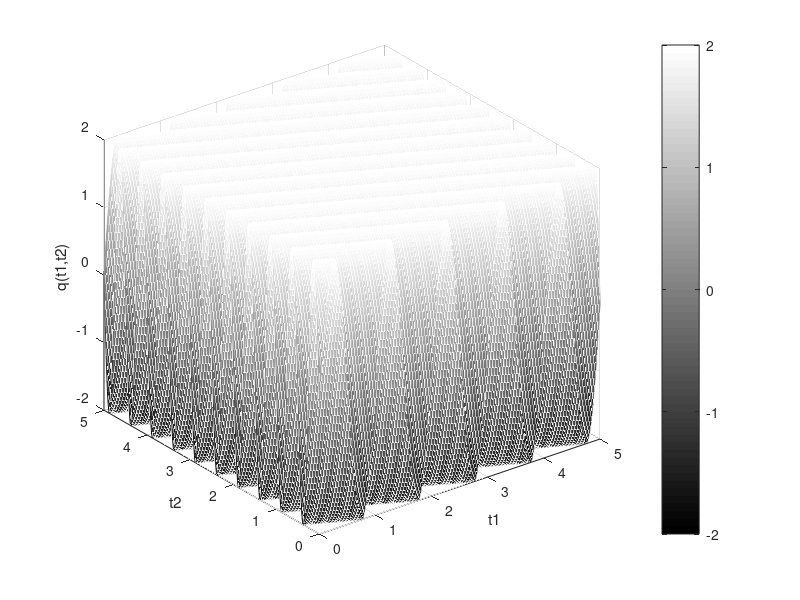

Here is the MATLAB script that generated this plot:
t1 = [0:.01:5]
t2 = [0:.01:5]
    q = zeros(length(t1),length(t2));

for n = 1 : length(t2)
   q(:,n) = 2 * sin(2*pi*(2*t1+t2(n)));
end

%este último é mais eficiente porque é so um ciclo for - O(n)
%q(:,n) admite todas as linhas (:) e (n) colunas

mesh(t1,t2,q);  %mesh cria um gráfico 3d (x,y,z)
xlabel('t1');
ylabel('t2');
zlabel('q(t1,t2)');

colormap('gray');
colorbar();